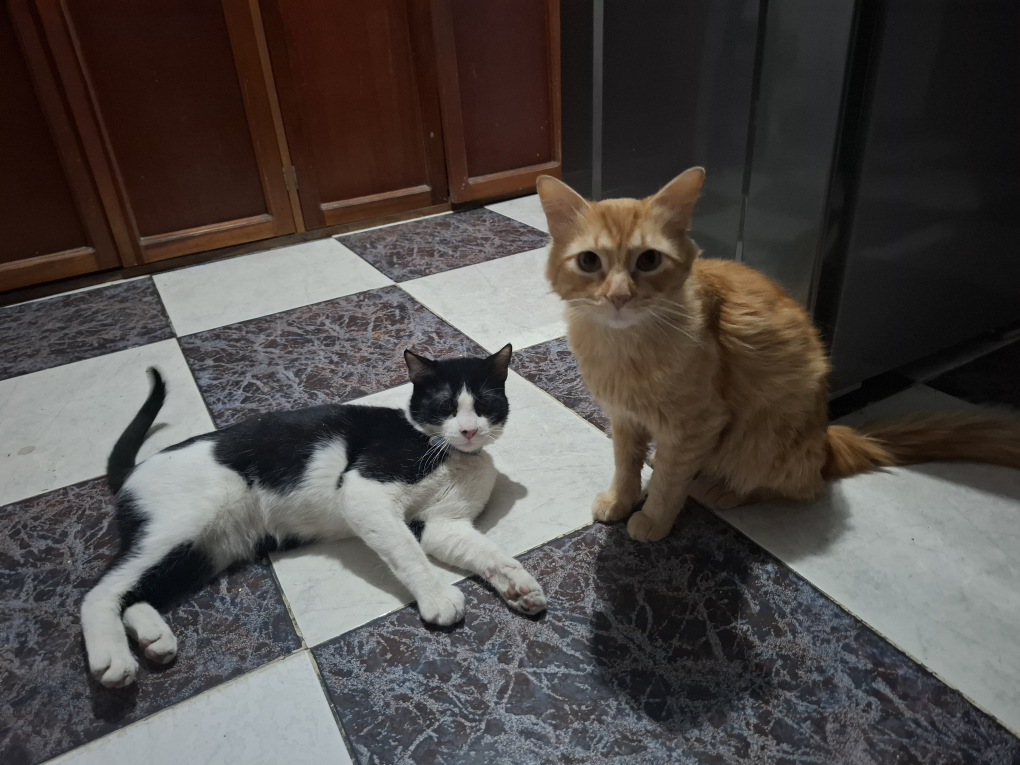
#> input picture 2025-05-05_taller_imagen_matriz_pixeles/python/MichiJuanP3.jpg, 4080 x 3060 px, found by its file name (shown at 1/4 size)
$ jupyter execute Taller5.ipynb
#> lines starting #> are read from the running program, lines starting #| are printed output that depends on the picture
[cell 1]
import cv2
import numpy as np
from matplotlib import pyplot as plt
from google.colab.patches import cv2_imshow  # Solo para Colab

# 1. Cargar imagen a color
img_path = '/content/MichiJuanP3.jpg'  # Reemplaza con tu imagen
img_bgr = cv2.imread(img_path)
#> img_bgr is the input picture: shape (3060, 4080, 3); mean B, G, R 71.6, 74.1, 79.2

if img_bgr is None:
    print("Error al cargar la imagen. Verifica la ruta.")
else:
    # Convertir a RGB para visualización con matplotlib
    img_rgb = cv2.cvtColor(img_bgr, cv2.COLOR_BGR2RGB)

    # 2. Mostrar canales RGB y HSV por separado
    plt.figure(figsize=(15, 10))

    # Canal R (Rojo)
    plt.subplot(2, 3, 1)
    plt.imshow(img_rgb[:,:,0], cmap='gray')
    plt.title('Canal R')
    plt.axis('off')

    # Canal G (Verde)
    plt.subplot(2, 3, 2)
    plt.imshow(img_rgb[:,:,1], cmap='gray')
    plt.title('Canal G')
    plt.axis('off')

    # Canal B (Azul)
    plt.subplot(2, 3, 3)
    plt.imshow(img_rgb[:,:,2], cmap='gray')
    plt.title('Canal B')
    plt.axis('off')

    # Convertir a HSV
    img_hsv = cv2.cvtColor(img_bgr, cv2.COLOR_BGR2HSV)
#> img_hsv: shape (3060, 4080, 3); mean H, S, V 63.9, 56.4, 82.2

    # Canal H (Tono)
    plt.subplot(2, 3, 4)
    plt.imshow(img_hsv[:,:,0], cmap='hsv')
    plt.title('Canal H (Tono)')
    plt.axis('off')
    plt.colorbar()

    # Canal S (Saturación)
    plt.subplot(2, 3, 5)
    plt.imshow(img_hsv[:,:,1], cmap='gray')
    plt.title('Canal S (Saturación)')
    plt.axis('off')

    # Canal V (Valor)
    plt.subplot(2, 3, 6)
    plt.imshow(img_hsv[:,:,2], cmap='gray')
    plt.title('Canal V (Valor)')
    plt.axis('off')

    plt.tight_layout()
    plt.show()
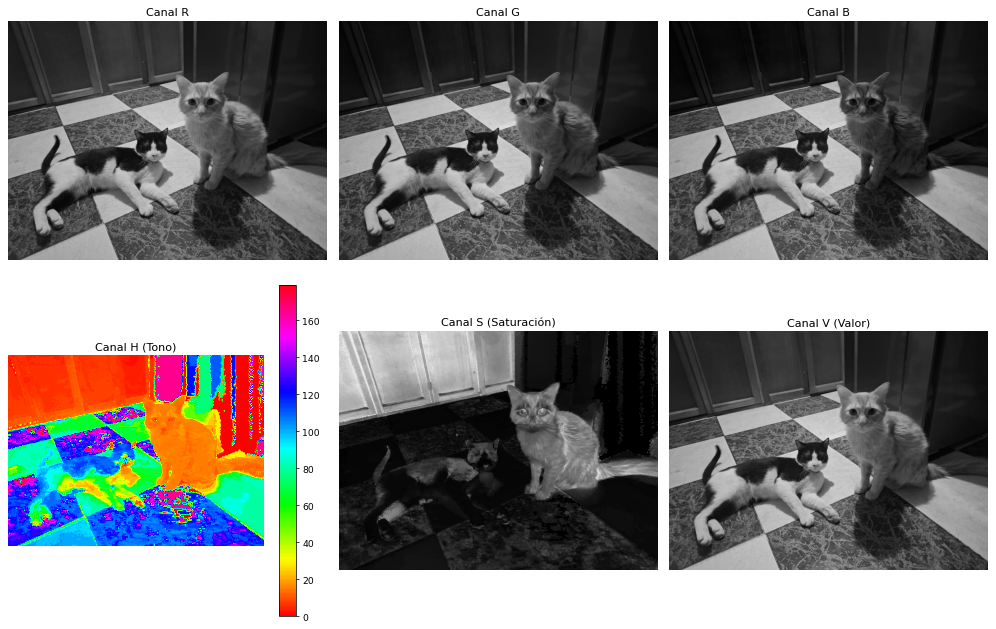
#> figure drawn by matplotlib, 7 panels

    # 3. Modificación de regiones con slicing

    # Copia para modificar
    img_mod = img_rgb.copy()

    # a) Cambiar color de un área rectangular (píxeles 100:200, 150:250 a rojo)
    img_mod[100:200, 150:250] = [255, 0, 0]  # Rojo en RGB

    # b) Sustituir una región por otra (copiar esquina superior izquierda a inferior derecha)
    h, w = img_mod.shape[:2]
#> h = 3060; w = 4080
    region = img_mod[0:h//4, 0:w//4]  # Tomar región
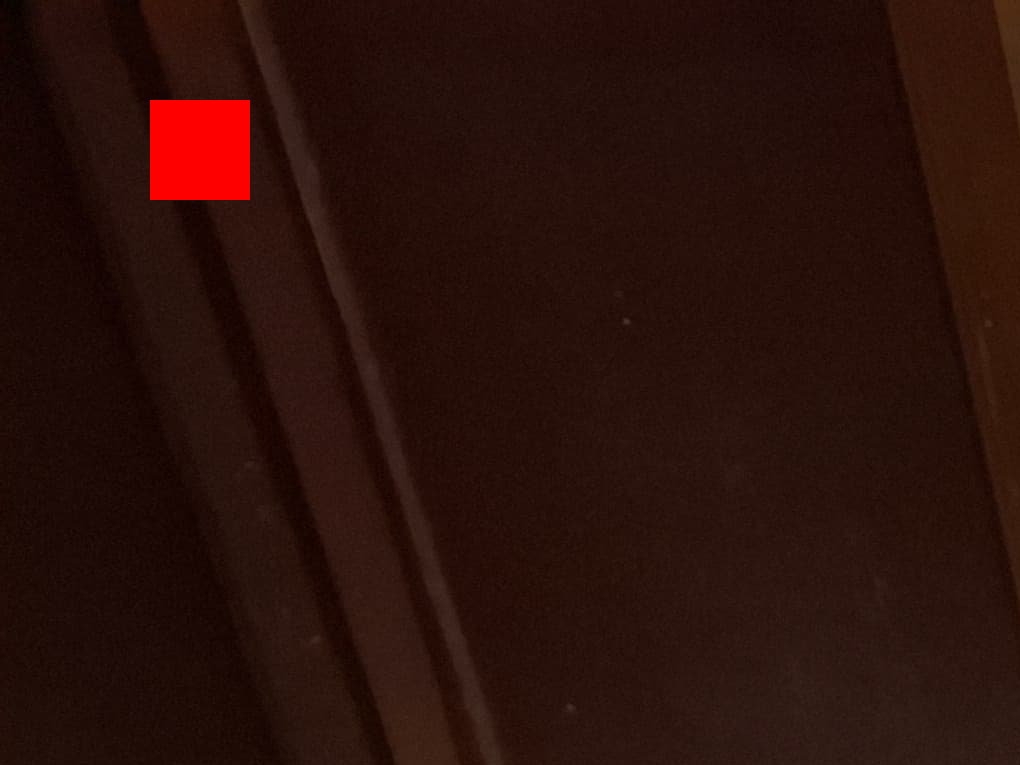
#> region: shape (765, 1020, 3); mean R, G, B 41.8, 16, 10
    img_mod[3*h//4:h, 3*w//4:w] = cv2.resize(region, (w//4, h//4))  # Pegar redimensionada

    plt.figure(figsize=(12, 6))
    plt.subplot(1, 2, 1)
    plt.imshow(img_rgb)
    plt.title('Original')
    plt.axis('off')

    plt.subplot(1, 2, 2)
    plt.imshow(img_mod)
    plt.title('Modificada')
    plt.axis('off')
    plt.show()

    # 4. Histograma de intensidades
    gray_img = cv2.cvtColor(img_bgr, cv2.COLOR_BGR2GRAY)
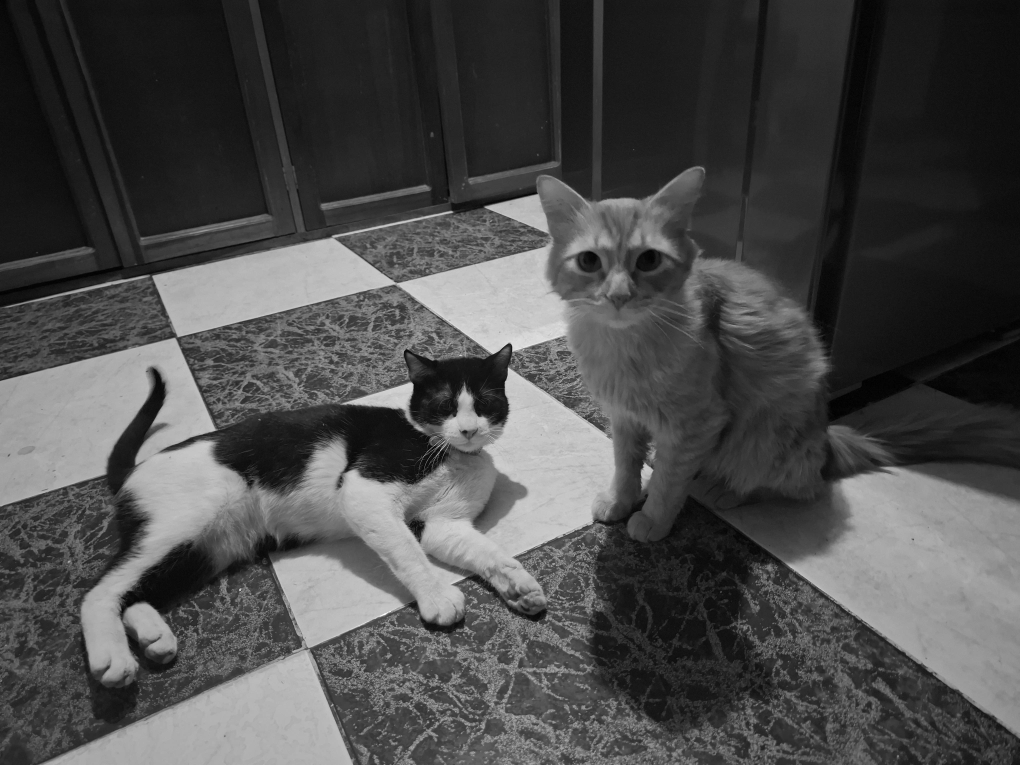
#> gray_img: shape (3060, 4080) (shown at 1/4 size); min 0, max 255, mean 75.4

    plt.figure(figsize=(12, 6))
    plt.subplot(1, 2, 1)
    plt.imshow(gray_img, cmap='gray')
    plt.title('Imagen en Grises')
    plt.axis('off')

    plt.subplot(1, 2, 2)
    hist = cv2.calcHist([gray_img], [0], None, [256], [0, 256])
#> hist = 256 values, max 201347 at index 23, min 3 at index 246, mean 48768.8
    plt.plot(hist, color='black')
    plt.title('Histograma de Intensidades')
    plt.xlabel('Nivel de Intensidad')
    plt.ylabel('Frecuencia')
    plt.xlim([0, 256])
    plt.grid(True, linestyle='--', alpha=0.5)
    plt.show()
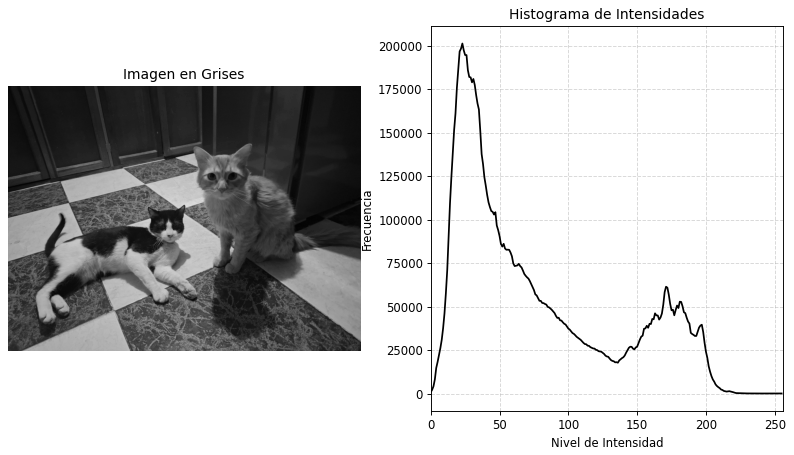
#> figure drawn by matplotlib, 2 panels; panel 2: curve peaks at x = 23, y = 201347

    # 5. Ajustes de brillo y contraste

    # a) Manualmente con ecuación: new_img = alpha*img + beta
    alpha = 1.5  # Control de contraste (>1 aumenta)
    beta = 50    # Control de brillo (0-100)
    manual_adj = cv2.convertScaleAbs(img_bgr, alpha=alpha, beta=beta)
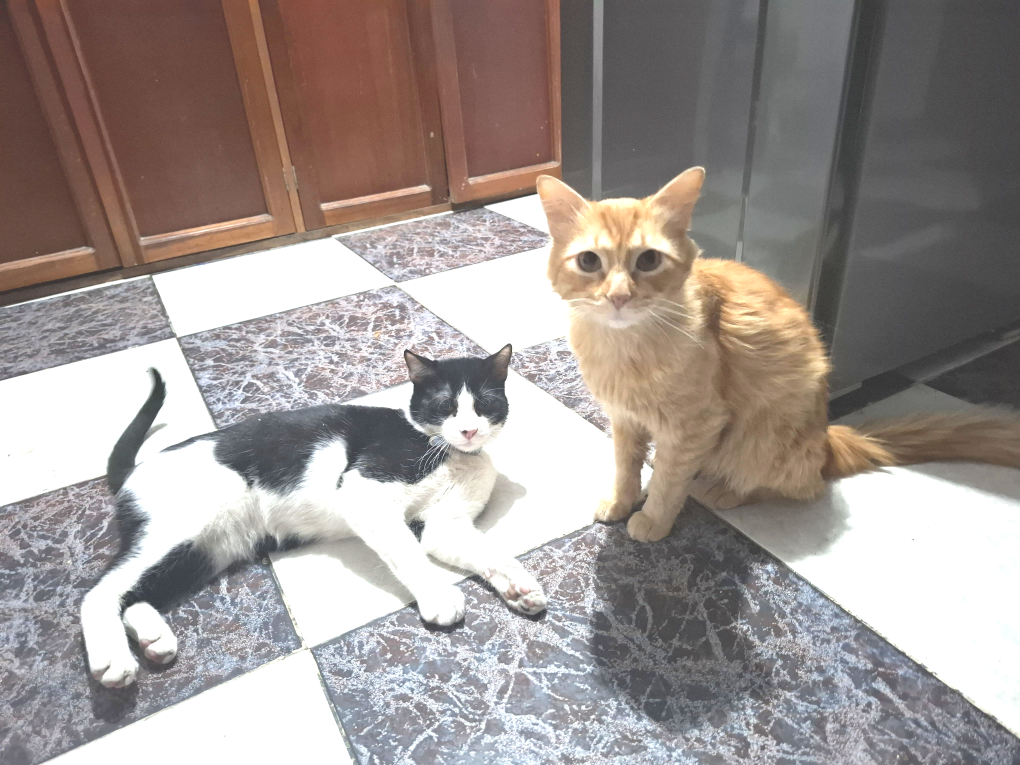
#> manual_adj: shape (3060, 4080, 3) (shown at 1/4 size); mean B, G, R 146.5, 149.7, 158.6

    # b) Con OpenCV (ecualización de histograma para mejor contraste)
    # Para imágenes en color, convertimos a YCrCb y ecualizamos solo el canal Y (luminancia)
    ycrcb = cv2.cvtColor(img_bgr, cv2.COLOR_BGR2YCrCb)
#> ycrcb: shape (3060, 4080, 3); mean of channels 0, 1, 2 75.4, 130.7, 125.9
    ycrcb[:,:,0] = cv2.equalizeHist(ycrcb[:,:,0])
#> ycrcb: shape (3060, 4080, 3); mean of channels 0, 1, 2 128.5, 130.7, 125.9
    opencv_adj = cv2.cvtColor(ycrcb, cv2.COLOR_YCrCb2BGR)
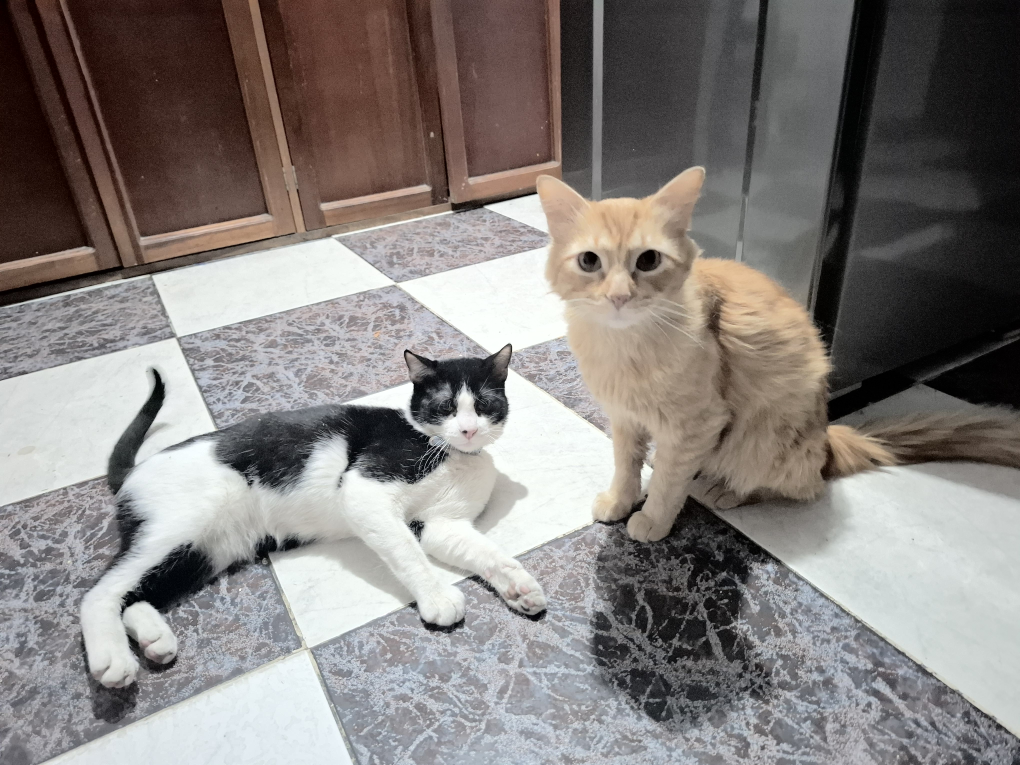
#> opencv_adj: shape (3060, 4080, 3) (shown at 1/4 size); mean B, G, R 124.7, 127.2, 132.3

    # Mostrar resultados
    plt.figure(figsize=(15, 5))

    plt.subplot(1, 3, 1)
    plt.imshow(cv2.cvtColor(img_bgr, cv2.COLOR_BGR2RGB))
    plt.title('Original')
    plt.axis('off')

    plt.subplot(1, 3, 2)
    plt.imshow(cv2.cvtColor(manual_adj, cv2.COLOR_BGR2RGB))
    plt.title(f'Ajuste Manual\nContraste: {alpha}, Brillo: {beta}')
    plt.axis('off')

    plt.subplot(1, 3, 3)
    plt.imshow(cv2.cvtColor(opencv_adj, cv2.COLOR_BGR2RGB))
    plt.title('Ajuste OpenCV\n(Ecualización de Histograma)')
    plt.axis('off')

    plt.show()
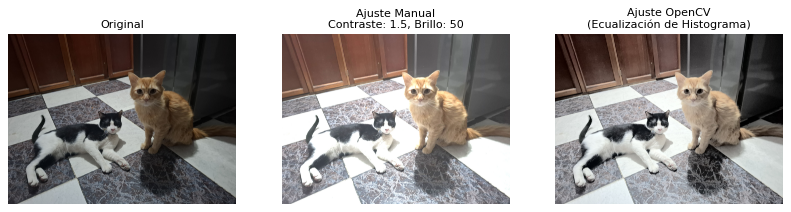
#> figure drawn by matplotlib, 3 panels
